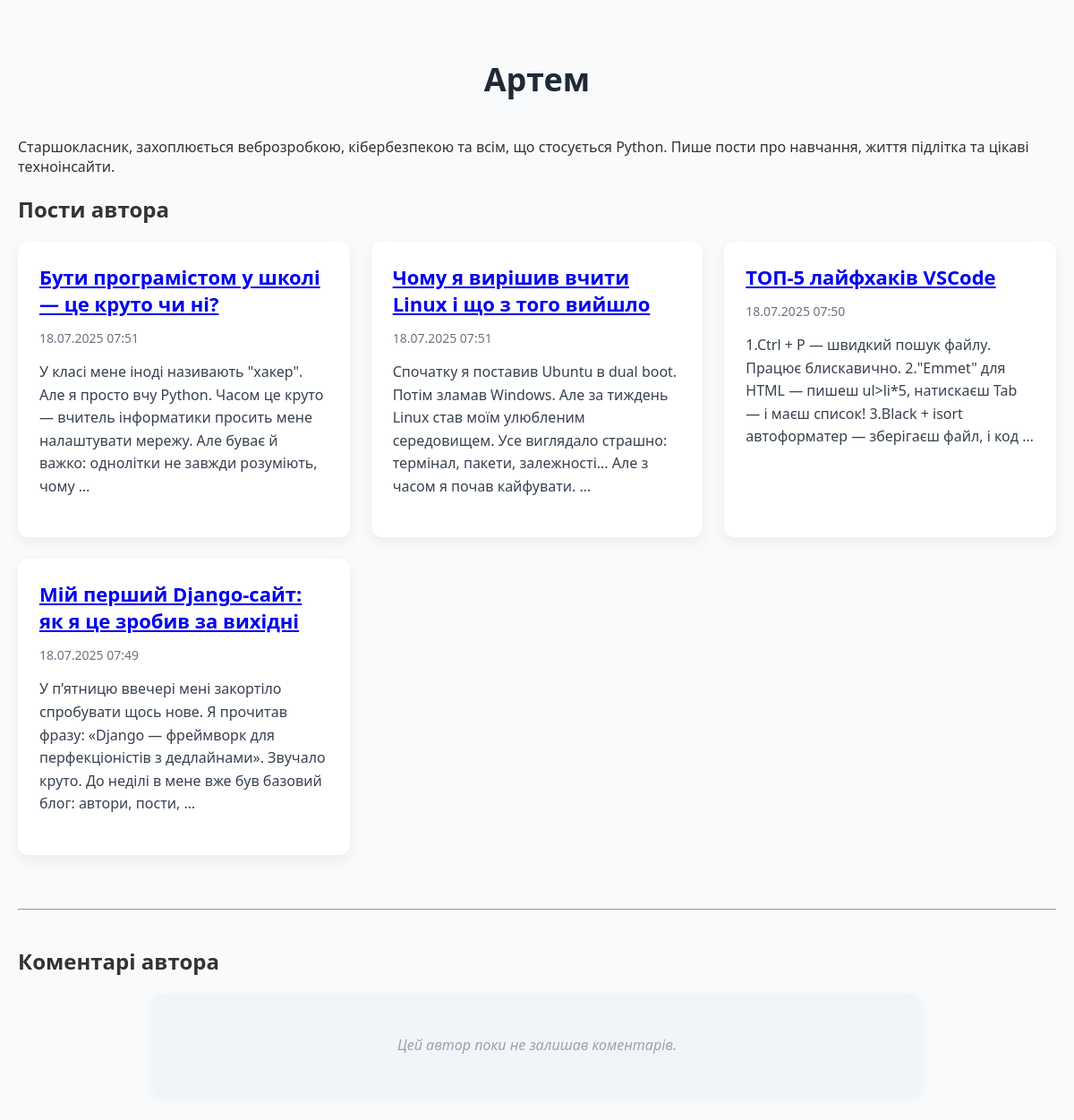
Screenshot of /author/2/posts/ with the database file from the repository.
### blog/models.py (models this page shows, shortened)
class Author(models.Model):
    name = models.CharField(max_length = 100)
    bio = models.TextField()

class Post(models.Model):
    title = models.CharField(max_length = 50)
    content = models.TextField()
    published_date = models.DateTimeField(auto_now_add = True)
    author = models.ForeignKey(Author, on_delete=models.CASCADE, related_name="posts")

### blog/views.py (the view)
# urls.py: path('author/<int:author_id>/posts/', views.author, name='author')
def author(request, author_id):
    author = get_object_or_404(Author, pk=author_id)
    posts = Post.objects.filter(author=author).order_by('-published_date')
    comments = Comment.objects.filter(author=author).order_by('-created_date')
    return render(request, 'author.html', {
        'author': author,
        'posts': posts,
        'comments': comments
    })

### blog/templates/author.html (shortened to what this page needs)
{% load static %}
<!DOCTYPE html>
<html>
<head>
    <link rel="stylesheet" href="{% static 'style.css' %}">
</head>
<body>
    <div class="author-card">
        <h1 class="author-name">{{ author.name }}</h1>
        <p class="author-bio">{{ author.bio }}</p>
    </div>
    <h2 class="author-posts-title">Пости автора</h2>
    <div class="posts">
        {% for post in posts %}
            <div class="post-card">
                <h2 class="post-title">
                    <a href="{% url 'post' post.pk %}">{{ post.title }}</a>
                </h2>
                <p class="post-date">{{ post.published_date|date:"d.m.Y H:i" }}</p>
                <p class="post-content">{{ post.content|truncatewords:30 }}</p>
            </div>
        {% empty %}
            <p style="text-align: center;">Цей автор поки не має постів.</p>
        {% endfor %}
    </div>
    <hr style="margin: 60px 0 40px;">
    <h2 class="author-posts-title">Коментарі автора</h2>
    <div class="comments-section" style="max-width: 800px; margin: 0 auto;">
        {% if comments %}
            {% for comment in comments %}
                <div class="comment-card">
                    <p class="comment-date">{{ comment.created_date|date:"d.m.Y H:i" }}</p>
                    <p class="comment-post">
                        До поста: <a href="{% url 'post' comment.post.pk %}">{{ comment.post.title }}</a>
                    </p>
                    <div class="comment-text">{{ comment.text|linebreaks }}</div>
                </div>
            {% endfor %}
        {% else %}
            <p class="no-comments">Цей автор поки не залишав коментарів.</p>
        {% endif %}
    </div>
</body>
</html>

### blog/static/style.css (style rules this page uses)
body { font-family: 'Segoe UI', Tahoma, Geneva, Verdana, sans-serif; background-color: #f8fafc; margin: 0; padding: 40px 20px; color: #333; }
h1 { text-align: center; color: #1f2937; font-size: 36px; margin-bottom: 40px; }
.posts { display: grid; grid-template-columns: repeat(auto-fit, minmax(320px, 1fr)); gap: 24px; max-width: 1200px; margin: 0 auto; }
.post-card { background-color: #ffffff; border-radius: 12px; box-shadow: 0 6px 16px rgba(0, 0, 0, 0.06); padding: 24px; transition: transform 0.2s, box-shadow 0.2s; }
.post-title { margin: 0 0 12px; font-size: 22px; color: #111827; }
.post-date { color: #6b7280; font-size: 14px; margin-bottom: 16px; }
.post-content { font-size: 16px; line-height: 1.6; color: #374151; margin-bottom: 20px; }
.comments-section { max-width: 800px; margin: 0 auto; background-color: #f1f5f9; padding: 30px; border-radius: 12px; box-shadow: 0 4px 14px rgba(0,0,0,0.04); }
.no-comments { text-align: center; font-style: italic; color: #9ca3af; }

### rows the page displays
Author: name "Артем", bio "Старшокласник, захоплюється веброзробкою, кібербезпекою та всім, що стосується Python. Пише пости про навчання, життя підлітка та цікаві техноінсайти."
Post: title "Бути програмістом у школі — це круто чи ні?", published_date "18.07.2025 07:51", content "У класі мене іноді називають \"хакер\". Але я просто вчу Python. Часом це круто — вчитель інформатики просить мене налаштувати мережу. Але буває й важко: однолітки не завжди розуміють, чому …"
Post: title "Чому я вирішив вчити Linux і що з того вийшло", published_date "18.07.2025 07:51", content "Спочатку я поставив Ubuntu в dual boot. Потім зламав Windows. Але за тиждень Linux став моїм улюбленим середовищем. Усе виглядало страшно: термінал, пакети, залежності... Але з часом я почав кайфувати. …"
Post: title "ТОП-5 лайфхаків VSCode", published_date "18.07.2025 07:50", content "1.Ctrl + P — швидкий пошук файлу. Працює блискавично. 2.\"Emmet\" для HTML — пишеш ul>li*5, натискаєш Tab — і маєш список! 3.Black + isort автоформатер — зберігаєш файл, і код …"
Post: title "Мій перший Django-сайт: як я це зробив за вихідні", published_date "18.07.2025 07:49", content "У п’ятницю ввечері мені закортіло спробувати щось нове. Я прочитав фразу: «Django — фреймворк для перфекціоністів з дедлайнами». Звучало круто. До неділі в мене вже був базовий блог: автори, пости, …"
